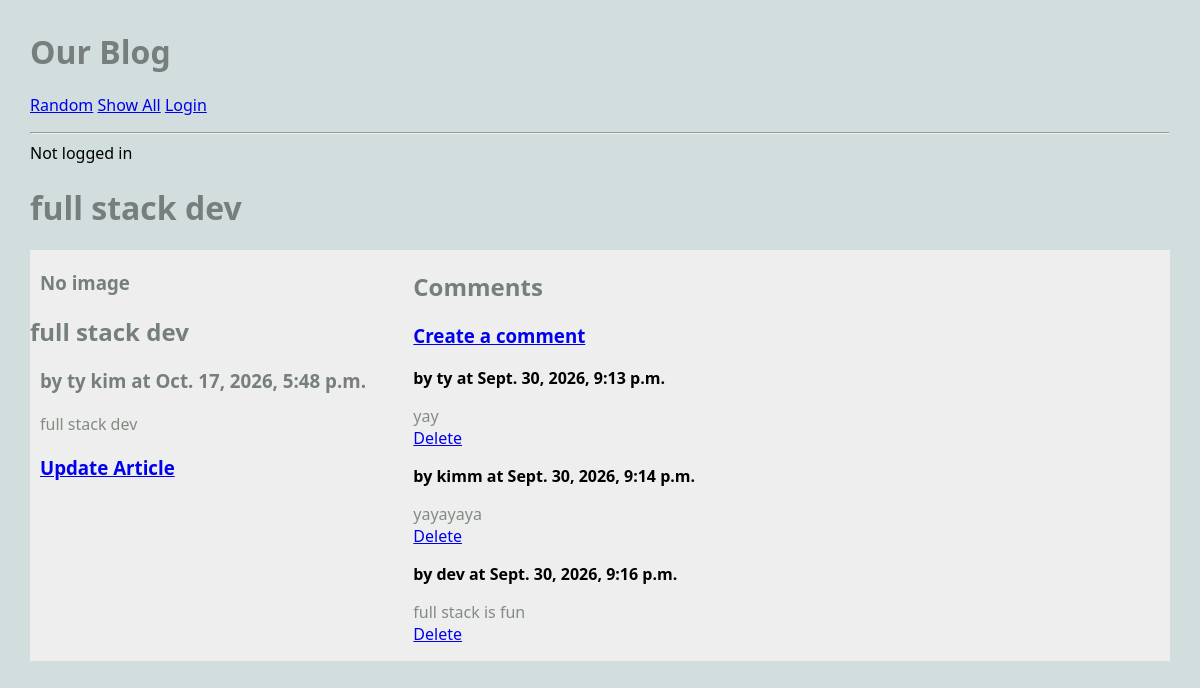
Screenshot of /blog/article/2 with the database file from the repository.
### blog/models.py (models this page shows, shortened)
class Article(models.Model):
    title = models.TextField(blank=True)
    author = models.TextField(blank=True)
    text = models.TextField(blank=True)
    published = models.DateTimeField(auto_now=True)
    image_file = models.ImageField(blank=True)
    user = models.ForeignKey(User, on_delete=models.CASCADE)
    def get_all_comments(self):
        comments = Comment.objects.filter(article=self)
        return comments

class Comment(models.Model):
    article = models.ForeignKey(Article, on_delete=models.CASCADE) # on_delete in case when FK for Article is deleted; CASCADE deletes all of the comments on that article
    author = models.TextField(blank=False)
    text = models.TextField(blank=False)
    published = models.DateTimeField(auto_now=True)
    def __str__(self):
        return f'{self.text}'

### blog/views.py (the view)
# urls.py: path('article/<int:pk>', ArticleView.as_view(), name="article"),
class ArticleView(DetailView):
    model = Article
    template_name = "blog/article.html"
    context_object_name = "article"

### blog/templates/blog/article.html
{% extends 'blog/base.html' %}
{% block content %}
<h1>{{ article.title }}</h1>
<main class="grid-container">
    <article>
        {% if article.image_file %}
        <img src="{{ article.image_file.url }}">
        {% else %}
        <h3>No image</h3>
        {% endif %}
        <div>
            <h2>{{ article.title }}</h2>
            <h3>by {{ article.author }} at {{ article.published }}</h3>
            <p>
                {{ article.text }}
            </p>
            <h3>
                <a href="{% url 'update_article' article.pk %}">Update Article</a>
            </h3>
        </div>
    </article>
    <div>
        <h2>Comments</h2>
        <h3>
            <a href="{% url 'create_comment' article.pk %}">Create a comment</a>
        </h3>
            {% for comment in article.get_all_comments %}
            <div>
                <strong>by {{ comment.author }} at {{ comment.published }}</strong>
                <p>
                    {{ comment.text }}
                    <br>
                    <a href="{% url 'delete_comment' comment.pk %}">Delete</a>
                </p>
            </div>
            {% endfor %}
    </div>
</main>
{% endblock %}

### static/styles-blog.css (style rules this page uses)
body { margin: 30px; background: #d1dedd; font-family:'Segoe UI', Tahoma, Geneva, Verdana, sans-serif; }
h1, h2, h3 { color: #767f7e; }
p { color: #828b82; }
.grid-container { background: #eee; max-width: 900px; display: grid; grid-template-columns: repeat(3, 1fr); grid-gap: 10px; max-width: 1200px; margin: 20px auto; }
article p, article h3 { margin: 20px 10px; }

### rows the page displays
Article: title "full stack dev", author "ty kim", published "Oct. 17, 2026, 5:48 p.m.", text "full stack dev"
Comment: author "ty", published "Sept. 30, 2026, 9:13 p.m.", text "yay"
Comment: author "kimm", published "Sept. 30, 2026, 9:14 p.m.", text "yayayaya"
Comment: author "dev", published "Sept. 30, 2026, 9:16 p.m.", text "full stack is fun"
